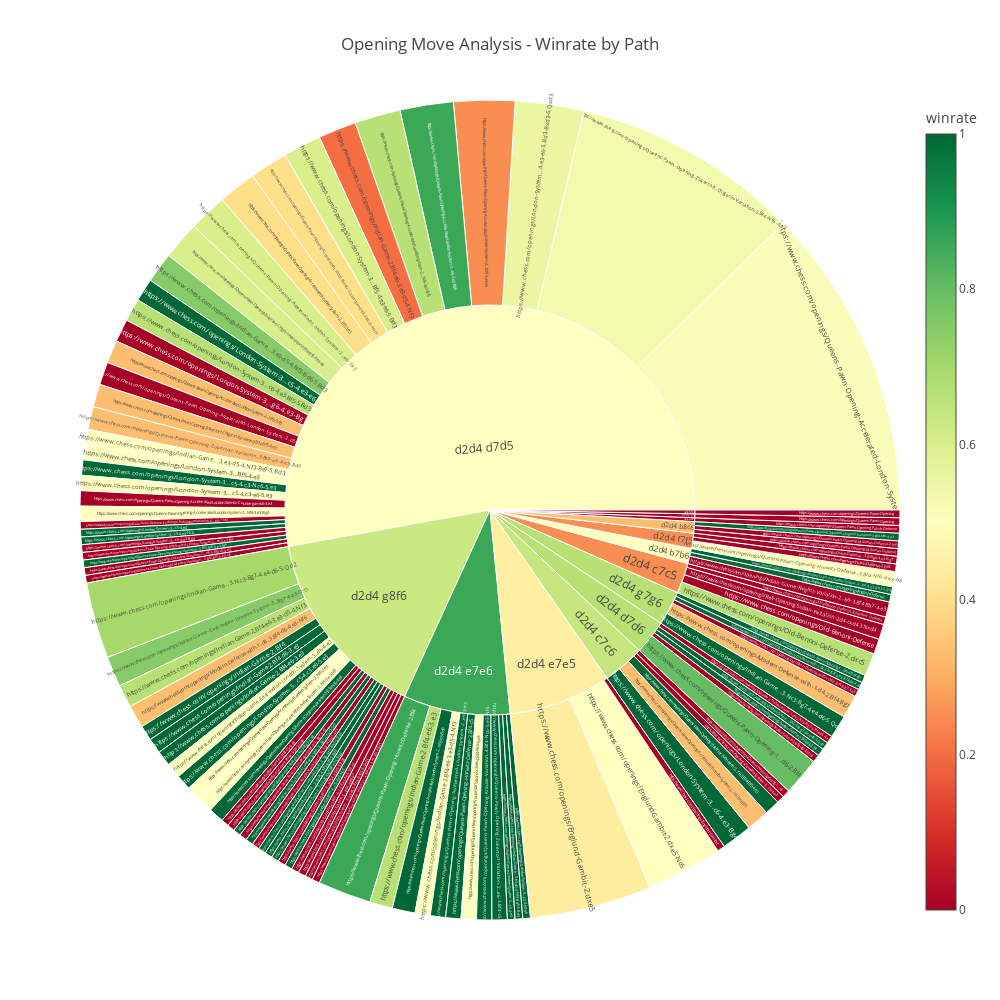

Notebook source saved alongside this figure:
### Code cell
import pandas as pd
import plotly.express as px
import plotly.graph_objects as go
import numpy as np
from pathlib import Path
from config import get_plot_config, get_section_config
from data_processing import get_raw_data, get_players_aggregates, get_player_metric_values, get_summary_kpis, calculate_win_loss_draw

import streamlit as st
st.cache_data.clear()
raw_data = get_raw_data()

df = (
    raw_data.groupby(
        ["opener_2_moves", "opener_4_moves", "opener_6_moves"] #, "opener_8_moves"]
    )
    .agg(
        total_games=("playing_result", "count"),
        wins=("playing_result", lambda x: (x == "Win").sum())
    )
    .reset_index()
)

# Compute winrate
df = df[df['total_games'] > 0]
df["winrate"] = df["wins"] / df["total_games"]

# Sunburst chart
fig = px.sunburst(
    df,
    path=["opener_2_moves", "opener_4_moves", "opener_6_moves"],
    values="total_games",
    color="winrate",
    color_continuous_scale="RdYlGn",
    color_continuous_midpoint=0.5,
    range_color=[0, 1],
    title="Opening Move Analysis - Winrate by Path",
    hover_data={"total_games": True, "winrate": ":.2%"},
)

# Show in notebook
fig.update_layout(width=1000, height=1000)
fig.show()

### Figure 1 — Plotly figure (JSON) as saved in the notebook; plotly's stock layout.template omitted (floating-point values rounded to 4 significant figures; data arrays with more than 128 entries replaced by an {"elided": "..."} marker saying what was removed)
{"data": [{"branchvalues": "total", "customdata": {"elided": "121x2 float values"}, "domain": {"x": [0, 1], "y": [0, 1]}, "hovertemplate": "labels=%{label}<br>total_games=%{customdata[0]}<br>parent=%{parent}<br>id=%{id}<br>winrate=%{color:.2%}<extra></extra>", "ids": ["d2d4 b7b5/https://www.chess.com/openings/Queens-Pawn-Opening-Polish-Defense", "d2d4 b7b6/https://www.chess.com/openings/English-Defense", "d2d4 b7b6/https://www.chess.com/openings/Indian-Game-Knights-Variation-2...b6-3.Bf4-Bb7-4.e3", "d2d4 b7b6/https://www.chess.com/openings/Indian-Game-London-System-3...b6-4.e3-Bb7-5.Bd3", "d2d4 b8c6/https://www.chess.com/openings/Queens-Pawn-Opening-Mikenas-Defense", "d2d4 b8c6/https://www.chess.com/openings/Queens-Pawn-Opening-Mikenas-Defense-2.Nf3", "d2d4 b8c6/https://www.chess.com/openings/Queens-Pawn-Opening-Zukertort-Chigorin-Variation-3.Bf4-Nf6-4.e3", "d2d4 c7c5/https://www.chess.com/openings/Old-Benoni-Defense", "d2d4 c7c5/https://www.chess.com/openings/Old-Benoni-Defense-2.dxc5", "d2d4 c7c5/https://www.chess.com/openings/Old-Benoni-Defense-Schlenker-Defense", "d2d4 c7c5/https://www.chess.com/openings/Reti-Opening-Sicilian-Invitation-2.d4-cxd4-3.Nxd4", "d2d4 c7c6/https://www.chess.com/openings/London-System-3...c6-4.e3", "d2d4 c7c6/https://www.chess.com/openings/London-System-3...c6-4.e3-Bg4", "d2d4 c7c6/https://www.chess.com/openings/Queens-Pawn-Opening-1...c6", "d2d4 c7c6/https://www.chess.com/openings/Queens-Pawn-Opening-Accelerated-London-System-2...c6-3.e3-Bf5", "d2d4 c7c6/https://www.chess.com/openings/Queens-Pawn-Opening-Zukertort-Variation-2...c6-3.Bf4-Bf5-4.e3", "d2d4 d7d5/https://www.chess.com/openings/Caro-Kann-Defense-Exchange-Rubinstein-Variation-6...e6-7.Nf3", "d2d4 d7d5/https://www.chess.com/openings/Indian-Game-2.Bf4-e6-3.e3-d5-4.Nf3", "d2d4 d7d5/https://www.chess.com/openings/Indian-Game...3.e3-d5-4.Nf3-Bd6-5.Bd3", "d2d4 d7d5/https://www.chess.com/openings/Indian-Game...3.e3-d5-4.Nf3-Be7-5.Bd3", "d2d4 d7d5/https://www.chess.com/openings/London-System-3...Bf5-4.e3", "d2d4 d7d5/https://www.chess.com/openings/London-System-3...Bf5-4.e3-e6-5.Bd3", "d2d4 d7d5/https://www.chess.com/openings/London-System-3...c5-4.c3-Nc6-5.e3", "d2d4 d7d5/https://www.chess.com/openings/London-System-3...c5-4.c3-e6-5.e3", "d2d4 d7d5/https://www.chess.com/openings/London-System-3...c5-4.e3", "d2d4 d7d5/https://www.chess.com/openings/London-System-3...c5-4.e3-Nc6", "d2d4 d7d5/https://www.chess.com/openings/London-System-3...c5-4.e3-e6", "d2d4 d7d5/https://www.chess.com/openings/London-System-3...c6-4.e3-Bf5-5.Bd3", "d2d4 d7d5/https://www.chess.com/openings/London-System-3...c6-4.e3-Bg4", "d2d4 d7d5/https://www.chess.com/openings/London-System-3...g6-4.e3-Bg7", "d2d4 d7d5/https://www.chess.com/openings/London-System...4.e3-e6-5.Bd3-Bxd3-6.Qxd3", "d2d4 d7d5/https://www.chess.com/openings/Queens-Pawn-Opening-Accelerated-London-Steinitz-Countergambit-3.e3", "d2d4 d7d5/https://www.chess.com/openings/Queens-Pawn-Opening-Accelerated-London-Steinitz-Countergambit-3.e3-Nc6-4.Nf3", "d2d4 d7d5/https://www.chess.com/openings/Queens-Pawn-Opening-Accelerated-London-System", "d2d4 d7d5/https://www.chess.com/openings/Queens-Pawn-Opening-Accelerated-London-System-2...Bf5-3.e3", "d2d4 d7d5/https://www.chess.com/openings/Queens-Pawn-Opening-Accelerated-London-System-2...Bf5-3.e3-e6", "d2d4 d7d5/https://www.chess.com/openings/Queens-Pawn-Opening-Accelerated-London-System-2...Nf6-3.e3", "d2d4 d7d5/https://www.chess.com/openings/Queens-Pawn-Opening-Accelerated-London-System-2...Nf6-3.e3-Bf5", "d2d4 d7d5/https://www.chess.com/openings/Queens-Pawn-Opening-Accelerated-London-System-2...Nf6-3.e3-Bg4", "d2d4 d7d5/https://www.chess.com/openings/Queens-Pawn-Opening-Accelerated-London-System-2...c6-3.e3", "d2d4 d7d5/https://www.chess.com/openings/Queens-Pawn-Opening-Accelerated-London-System-2...c6-3.e3-Bf5", "d2d4 d7d5/https://www.chess.com/openings/Queens-Pawn-Opening-Accelerated-London-System-2...e6-3.e3", "d2d4 d7d5/https://www.chess.com/openings/Queens-Pawn-Opening-Accelerated-London-System-2...e6-3.e3-Bd6", "d2d4 d7d5/https://www.chess.com/openings/Queens-Pawn-Opening-Krause-Variation...4.Bf4-Nc6-5.e3-Nf6", "d2d4 d7d5/https://www.chess.com/openings/Queens-Pawn-Opening-Zukertort-Chigorin-Variation-3.Bf4-Bf5-4.e3", "d2d4 d7d5/https://www.chess.com/openings/Queens-Pawn-Opening-Zukertort-Chigorin-Variation-3.Bf4-Bf5-4.e3-e6", "d2d4 d7d5/https://www.chess.com/openings/Queens-Pawn-Opening-Zukertort-Chigorin-Variation-3.Bf4-Nf6-4.e3", "d2d4 d7d5/https://www.chess.com/openings/Queens-Pawn-Opening-Zukertort-Variation-2...e6-3.Bf4-c5-4.e3", "d2d4 d7d5/https://www.chess.com/openings/Queens-Pawn-Opening-Zukertort-Variation...3.Bf4-Bf5-4.e3-e6", "d2d4 d7d5/https://www.chess.com/openings/Queens-Pawn-Opening-Zukertort-Variation...3.Bf4-e6-4.e3-Bd6", "d2d4 d7d6/https://www.chess.com/openings/Indian-Game-2.Bf4-d6-3.Nc3", "d2d4 d7d6/https://www.chess.com/openings/Indian-Game-2.Bf4-d6-3.e3", "d2d4 d7d6/https://www.chess.com/openings/Indian-Game...3.Nc3-Bg7-4.e4-d6-5.Qd2", "d2d4 d7d6/https://www.chess.com/openings/Modern-Defense-with-1-d4-2.Nf3-Bg7-3.Bf4-d6-4.e3", "d2d4 d7d6/https://www.chess.com/openings/Queens-Pawn-Opening-1...d6-2.Bf4", "d2d4 e7e5/https://www.chess.com/openings/Englund-Gambit", "d2d4 e7e5/https://www.chess.com/openings/Englund-Gambit-2.dxe5", "d2d4 e7e5/https://www.chess.com/openings/Englund-Gambit-2.dxe5-Nc6", "d2d4 e7e6/https://www.chess.com/openings/Indian-Game-2.Bf4-e6-3.e3", "d2d4 e7e6/https://www.chess.com/openings/Indian-Game-2.Bf4-e6-3.e3-d5-4.Nf3", "d2d4 e7e6/https://www.chess.com/openings/Indian-Game-London-System-3...c5-4.e3", "d2d4 e7e6/https://www.chess.com/openings/Indian-Game...3.e3-d5-4.Nf3-Bd6-5.Bd3", "d2d4 e7e6/https://www.chess.com/openings/London-System-3...c5-4.e3-e6", "d2d4 e7e6/https://www.chess.com/openings/Queens-Pawn-Opening-Accelerated-London-System-2...e6-3.e3", "d2d4 e7e6/https://www.chess.com/openings/Queens-Pawn-Opening-Accelerated-London-System-2...e6-3.e3-Bd6", "d2d4 e7e6/https://www.chess.com/openings/Queens-Pawn-Opening-Horwitz-Defense-2.Bf4", "d2d4 e7e6/https://www.chess.com/openings/Queens-Pawn-Opening-Horwitz-Defense-2.Bf4-c5", "d2d4 e7e6/https://www.chess.com/openings/Queens-Pawn-Opening-Krause-Variation-3.c3-e6-4.Bf4-Nc6-5.e3", "d2d4 e7e6/https://www.chess.com/openings/Queens-Pawn-Opening-Krause-Variation...4.Bf4-Nc6-5.e3-Nf6", "d2d4 e7e6/https://www.chess.com/openings/Queens-Pawn-Opening-Zukertort-Variation-2...e6-3.Bf4-c5-4.e3", "d2d4 f7f5/https://www.chess.com/openings/Dutch-Defense-2.Bf4", "d2d4 f7f5/https://www.chess.com/openings/Dutch-Defense...3.Bf4-g6-4.e3-Bg7", "d2d4 f7f5/https://www.chess.com/openings/Queens-Pawn-Opening-Horwitz-Defense...3.Bf4-Nf6-4.e3-b6", "d2d4 f7f6/https://www.chess.com/openings/Queens-Pawn-Opening", "d2d4 g7g6/https://www.chess.com/openings/Indian-Game...3.Nc3-Bg7-4.e4-d6-5.Qd2", "d2d4 g7g6/https://www.chess.com/openings/Modern-Defense-with-1-d4-2.Bf4-Bg7", "d2d4 g7g6/https://www.chess.com/openings/Modern-Defense-with-1-d4-2.Bf4-Bg7-3.e3", "d2d4 g7g6/https://www.chess.com/openings/Modern-Defense-with-1-d4-2.Nf3-Bg7-3.Bf4-d6-4.e3", "d2d4 g7g6/https://www.chess.com/openings/Queens-Pawn-Opening-1...d6-2.Bf4-g6", "d2d4 g8f6/https://www.chess.com/openings/Indian-Game-2.Bf4", "d2d4 g8f6/https://www.chess.com/openings/Indian-Game-2.Bf4-c5-3.e3", "d2d4 g8f6/https://www.chess.com/openings/Indian-Game-2.Bf4-c5-3.e3-Qb6", "d2d4 g8f6/https://www.chess.com/openings/Indian-Game-2.Bf4-d6-3.e3", "d2d4 g8f6/https://www.chess.com/openings/Indian-Game-2.Bf4-e6-3.e3", "d2d4 g8f6/https://www.chess.com/openings/Indian-Game-2.Bf4-e6-3.e3-d5-4.Nf3", "d2d4 g8f6/https://www.chess.com/openings/Indian-Game-2.Bf4-g6-3.Nc3-Bg7-4.e4", "d2d4 g8f6/https://www.chess.com/openings/Indian-Game-East-Indian-London-System-3...Bg7-4.e3", "d2d4 g8f6/https://www.chess.com/openings/Indian-Game-East-Indian-London-System-3...Bg7-4.e3-O-O", "d2d4 g8f6/https://www.chess.com/openings/Indian-Game-East-Indian-London-System-3...Bg7-4.e3-c5-5.c3", "d2d4 g8f6/https://www.chess.com/openings/Indian-Game-East-Indian-London-System-3...d6-4.e3", "d2d4 g8f6/https://www.chess.com/openings/Indian-Game-Knights-Variation-2...b6-3.Bf4-Bb7-4.e3", "d2d4 g8f6/https://www.chess.com/openings/Indian-Game-London-System-3...b6-4.e3-Bb7-5.Bd3", "d2d4 g8f6/https://www.chess.com/openings/Indian-Game...3.Nc3-Bg7-4.e4-d6-5.Qd2", "d2d4 g8f6/https://www.chess.com/openings/Indian-Game...3.e3-d5-4.Nf3-Bd6-5.Bd3", "d2d4 g8f6/https://www.chess.com/openings/Indian-Game...3.e3-d5-4.Nf3-Be7-5.Bd3", "d2d4 g8f6/https://www.chess.com/openings/London-System-3...Bf5-4.e3-e6-5.Bd3", "d2d4 g8f6/https://www.chess.com/openings/London-System-3...c5-4.c3-e6-5.e3", "d2d4 g8f6/https://www.chess.com/openings/London-System-3...c5-4.e3-Nc6", "d2d4 g8f6/https://www.chess.com/openings/London-System-3...c5-4.e3-Nc6-5.Be2", "d2d4 g8f6/https://www.chess.com/openings/London-System-3...g6-4.e3-Bg7", "d2d4 g8f6/https://www.chess.com/openings/London-System...4.e3-e6-5.Bd3-Bxd3-6.Qxd3", "d2d4 g8f6/https://www.chess.com/openings/Modern-Defense-with-1-d4...3.Bf4-d6-4.e3-Nf6", "d2d4 g8f6/https://www.chess.com/openings/Queens-Pawn-Opening-Accelerated-London-System-2...Nf6-3.e3", "d2d4 g8f6/https://www.chess.com/openings/Queens-Pawn-Opening-Accelerated-London-System-2...Nf6-3.e3-Bf5", "d2d4 g8f6/https://www.chess.com/openings/Queens-Pawn-Opening-Krause-Variation...4.Bf4-Nc6-5.e3-Nf6-6.Bd3", "d2d4 g8f6/https://www.chess.com/openings/Queens-Pawn-Opening-Zukertort-Chigorin-Variation-3.Bf4-Nf6-4.e3", "d2d4 h7h6/https://www.chess.com/openings/Queens-Pawn-Opening", "d2d4 b7b5", "d2d4 b7b6", "d2d4 b8c6", "d2d4 c7c5", "d2d4 c7c6", "d2d4 d7d5", "d2d4 d7d6", "d2d4 e7e5", "d2d4 e7e6", "d2d4 f7f5", "d2d4 f7f6", "d2d4 g7g6", "d2d4 g8f6", "d2d4 h7h6"], "labels": ["https://www.chess.com/openings/Queens-Pawn-Opening-Polish-Defense", "https://www.chess.com/openings/English-Defense", "https://www.chess.com/openings/Indian-Game-Knights-Variation-2...b6-3.Bf4-Bb7-4.e3", "https://www.chess.com/openings/Indian-Game-London-System-3...b6-4.e3-Bb7-5.Bd3", "https://www.chess.com/openings/Queens-Pawn-Opening-Mikenas-Defense", "https://www.chess.com/openings/Queens-Pawn-Opening-Mikenas-Defense-2.Nf3", "https://www.chess.com/openings/Queens-Pawn-Opening-Zukertort-Chigorin-Variation-3.Bf4-Nf6-4.e3", "https://www.chess.com/openings/Old-Benoni-Defense", "https://www.chess.com/openings/Old-Benoni-Defense-2.dxc5", "https://www.chess.com/openings/Old-Benoni-Defense-Schlenker-Defense", "https://www.chess.com/openings/Reti-Opening-Sicilian-Invitation-2.d4-cxd4-3.Nxd4", "https://www.chess.com/openings/London-System-3...c6-4.e3", "https://www.chess.com/openings/London-System-3...c6-4.e3-Bg4", "https://www.chess.com/openings/Queens-Pawn-Opening-1...c6", "https://www.chess.com/openings/Queens-Pawn-Opening-Accelerated-London-System-2...c6-3.e3-Bf5", "https://www.chess.com/openings/Queens-Pawn-Opening-Zukertort-Variation-2...c6-3.Bf4-Bf5-4.e3", "https://www.chess.com/openings/Caro-Kann-Defense-Exchange-Rubinstein-Variation-6...e6-7.Nf3", "https://www.chess.com/openings/Indian-Game-2.Bf4-e6-3.e3-d5-4.Nf3", "https://www.chess.com/openings/Indian-Game...3.e3-d5-4.Nf3-Bd6-5.Bd3", "https://www.chess.com/openings/Indian-Game...3.e3-d5-4.Nf3-Be7-5.Bd3", "https://www.chess.com/openings/London-System-3...Bf5-4.e3", "https://www.chess.com/openings/London-System-3...Bf5-4.e3-e6-5.Bd3", "https://www.chess.com/openings/London-System-3...c5-4.c3-Nc6-5.e3", "https://www.chess.com/openings/London-System-3...c5-4.c3-e6-5.e3", "https://www.chess.com/openings/London-System-3...c5-4.e3", "https://www.chess.com/openings/London-System-3...c5-4.e3-Nc6", "https://www.chess.com/openings/London-System-3...c5-4.e3-e6", "https://www.chess.com/openings/London-System-3...c6-4.e3-Bf5-5.Bd3", "https://www.chess.com/openings/London-System-3...c6-4.e3-Bg4", "https://www.chess.com/openings/London-System-3...g6-4.e3-Bg7", "https://www.chess.com/openings/London-System...4.e3-e6-5.Bd3-Bxd3-6.Qxd3", "https://www.chess.com/openings/Queens-Pawn-Opening-Accelerated-London-Steinitz-Countergambit-3.e3", "https://www.chess.com/openings/Queens-Pawn-Opening-Accelerated-London-Steinitz-Countergambit-3.e3-Nc6-4.Nf3", "https://www.chess.com/openings/Queens-Pawn-Opening-Accelerated-London-System", "https://www.chess.com/openings/Queens-Pawn-Opening-Accelerated-London-System-2...Bf5-3.e3", "https://www.chess.com/openings/Queens-Pawn-Opening-Accelerated-London-System-2...Bf5-3.e3-e6", "https://www.chess.com/openings/Queens-Pawn-Opening-Accelerated-London-System-2...Nf6-3.e3", "https://www.chess.com/openings/Queens-Pawn-Opening-Accelerated-London-System-2...Nf6-3.e3-Bf5", "https://www.chess.com/openings/Queens-Pawn-Opening-Accelerated-London-System-2...Nf6-3.e3-Bg4", "https://www.chess.com/openings/Queens-Pawn-Opening-Accelerated-London-System-2...c6-3.e3", "https://www.chess.com/openings/Queens-Pawn-Opening-Accelerated-London-System-2...c6-3.e3-Bf5", "https://www.chess.com/openings/Queens-Pawn-Opening-Accelerated-London-System-2...e6-3.e3", "https://www.chess.com/openings/Queens-Pawn-Opening-Accelerated-London-System-2...e6-3.e3-Bd6", "https://www.chess.com/openings/Queens-Pawn-Opening-Krause-Variation...4.Bf4-Nc6-5.e3-Nf6", "https://www.chess.com/openings/Queens-Pawn-Opening-Zukertort-Chigorin-Variation-3.Bf4-Bf5-4.e3", "https://www.chess.com/openings/Queens-Pawn-Opening-Zukertort-Chigorin-Variation-3.Bf4-Bf5-4.e3-e6", "https://www.chess.com/openings/Queens-Pawn-Opening-Zukertort-Chigorin-Variation-3.Bf4-Nf6-4.e3", "https://www.chess.com/openings/Queens-Pawn-Opening-Zukertort-Variation-2...e6-3.Bf4-c5-4.e3", "https://www.chess.com/openings/Queens-Pawn-Opening-Zukertort-Variation...3.Bf4-Bf5-4.e3-e6", "https://www.chess.com/openings/Queens-Pawn-Opening-Zukertort-Variation...3.Bf4-e6-4.e3-Bd6", "https://www.chess.com/openings/Indian-Game-2.Bf4-d6-3.Nc3", "https://www.chess.com/openings/Indian-Game-2.Bf4-d6-3.e3", "https://www.chess.com/openings/Indian-Game...3.Nc3-Bg7-4.e4-d6-5.Qd2", "https://www.chess.com/openings/Modern-Defense-with-1-d4-2.Nf3-Bg7-3.Bf4-d6-4.e3", "https://www.chess.com/openings/Queens-Pawn-Opening-1...d6-2.Bf4", "https://www.chess.com/openings/Englund-Gambit", "https://www.chess.com/openings/Englund-Gambit-2.dxe5", "https://www.chess.com/openings/Englund-Gambit-2.dxe5-Nc6", "https://www.chess.com/openings/Indian-Game-2.Bf4-e6-3.e3", "https://www.chess.com/openings/Indian-Game-2.Bf4-e6-3.e3-d5-4.Nf3", "https://www.chess.com/openings/Indian-Game-London-System-3...c5-4.e3", "https://www.chess.com/openings/Indian-Game...3.e3-d5-4.Nf3-Bd6-5.Bd3", "https://www.chess.com/openings/London-System-3...c5-4.e3-e6", "https://www.chess.com/openings/Queens-Pawn-Opening-Accelerated-London-System-2...e6-3.e3", "https://www.chess.com/openings/Queens-Pawn-Opening-Accelerated-London-System-2...e6-3.e3-Bd6", "https://www.chess.com/openings/Queens-Pawn-Opening-Horwitz-Defense-2.Bf4", "https://www.chess.com/openings/Queens-Pawn-Opening-Horwitz-Defense-2.Bf4-c5", "https://www.chess.com/openings/Queens-Pawn-Opening-Krause-Variation-3.c3-e6-4.Bf4-Nc6-5.e3", "https://www.chess.com/openings/Queens-Pawn-Opening-Krause-Variation...4.Bf4-Nc6-5.e3-Nf6", "https://www.chess.com/openings/Queens-Pawn-Opening-Zukertort-Variation-2...e6-3.Bf4-c5-4.e3", "https://www.chess.com/openings/Dutch-Defense-2.Bf4", "https://www.chess.com/openings/Dutch-Defense...3.Bf4-g6-4.e3-Bg7", "https://www.chess.com/openings/Queens-Pawn-Opening-Horwitz-Defense...3.Bf4-Nf6-4.e3-b6", "https://www.chess.com/openings/Queens-Pawn-Opening", "https://www.chess.com/openings/Indian-Game...3.Nc3-Bg7-4.e4-d6-5.Qd2", "https://www.chess.com/openings/Modern-Defense-with-1-d4-2.Bf4-Bg7", "https://www.chess.com/openings/Modern-Defense-with-1-d4-2.Bf4-Bg7-3.e3", "https://www.chess.com/openings/Modern-Defense-with-1-d4-2.Nf3-Bg7-3.Bf4-d6-4.e3", "https://www.chess.com/openings/Queens-Pawn-Opening-1...d6-2.Bf4-g6", "https://www.chess.com/openings/Indian-Game-2.Bf4", "https://www.chess.com/openings/Indian-Game-2.Bf4-c5-3.e3", "https://www.chess.com/openings/Indian-Game-2.Bf4-c5-3.e3-Qb6", "https://www.chess.com/openings/Indian-Game-2.Bf4-d6-3.e3", "https://www.chess.com/openings/Indian-Game-2.Bf4-e6-3.e3", "https://www.chess.com/openings/Indian-Game-2.Bf4-e6-3.e3-d5-4.Nf3", "https://www.chess.com/openings/Indian-Game-2.Bf4-g6-3.Nc3-Bg7-4.e4", "https://www.chess.com/openings/Indian-Game-East-Indian-London-System-3...Bg7-4.e3", "https://www.chess.com/openings/Indian-Game-East-Indian-London-System-3...Bg7-4.e3-O-O", "https://www.chess.com/openings/Indian-Game-East-Indian-London-System-3...Bg7-4.e3-c5-5.c3", "https://www.chess.com/openings/Indian-Game-East-Indian-London-System-3...d6-4.e3", "https://www.chess.com/openings/Indian-Game-Knights-Variation-2...b6-3.Bf4-Bb7-4.e3", "https://www.chess.com/openings/Indian-Game-London-System-3...b6-4.e3-Bb7-5.Bd3", "https://www.chess.com/openings/Indian-Game...3.Nc3-Bg7-4.e4-d6-5.Qd2", "https://www.chess.com/openings/Indian-Game...3.e3-d5-4.Nf3-Bd6-5.Bd3", "https://www.chess.com/openings/Indian-Game...3.e3-d5-4.Nf3-Be7-5.Bd3", "https://www.chess.com/openings/London-System-3...Bf5-4.e3-e6-5.Bd3", "https://www.chess.com/openings/London-System-3...c5-4.c3-e6-5.e3", "https://www.chess.com/openings/London-System-3...c5-4.e3-Nc6", "https://www.chess.com/openings/London-System-3...c5-4.e3-Nc6-5.Be2", "https://www.chess.com/openings/London-System-3...g6-4.e3-Bg7", "https://www.chess.com/openings/London-System...4.e3-e6-5.Bd3-Bxd3-6.Qxd3", "https://www.chess.com/openings/Modern-Defense-with-1-d4...3.Bf4-d6-4.e3-Nf6", "https://www.chess.com/openings/Queens-Pawn-Opening-Accelerated-London-System-2...Nf6-3.e3", "https://www.chess.com/openings/Queens-Pawn-Opening-Accelerated-London-System-2...Nf6-3.e3-Bf5", "https://www.chess.com/openings/Queens-Pawn-Opening-Krause-Variation...4.Bf4-Nc6-5.e3-Nf6-6.Bd3", "https://www.chess.com/openings/Queens-Pawn-Opening-Zukertort-Chigorin-Variation-3.Bf4-Nf6-4.e3", "https://www.chess.com/openings/Queens-Pawn-Opening", "d2d4 b7b5", "d2d4 b7b6", "d2d4 b8c6", "d2d4 c7c5", "d2d4 c7c6", "d2d4 d7d5", "d2d4 d7d6", "d2d4 e7e5", "d2d4 e7e6", "d2d4 f7f5", "d2d4 f7f6", "d2d4 g7g6", "d2d4 g8f6", "d2d4 h7h6"], "marker": {"coloraxis": "coloraxis", "colors": [0.0, 1.0, 0.0, 1.0, 0.0, 0.0, 1.0, 0.0, 0.6667, 0.0, 0.0, 0.0, 1.0, 0.0, 0.3333, 1.0, 0.0, 0.2, 0.75, 0.5, 0.5, 0.6, 1.0, 0.5, 1.0, 1.0, 1.0, 0.6667, 0.0, 0.0, 0.5556, 0.0, 0.4, 0.5122, 0.4, 0.25, 0.3333, 0.6667, 0.5, 0.0, 0.0, 0.6, 0.8571, 1.0, 0.3333, 0.6, 0.5333, 0.0, 0.0, 0.3333, 0.0, 1.0, 1.0, 0.0, 0.8, 0.0, 0.4375, 0.5, 0.6667, 0.5, 1.0, 1.0, 1.0, 1.0, 1.0, 0.8571, 1.0, 0.5, 1.0, 1.0, 0.0, 0.0, 0.5, 0.0, 1.0, 0.3333, 0.0, 1.0, 1.0, 1.0, 0.0, 0.0, 1.0, 1.0, 0.6667, 1.0, 0.0, 0.75, 1.0, 0.5, 0.0, 1.0, 0.7, 1.0, 1.0, 0.0, 1.0, 1.0, 0.0, 0.0, 0.0, 0.3333, 0.5, 0.5, 0.0, 1.0, 0.0, 0.0, 0.5, 0.3333, 0.25, 0.6364, 0.5, 0.6667, 0.4444, 0.8571, 0.25, 0.0, 0.6667, 0.6275, 0.0]}, "name": "", "parents": ["d2d4 b7b5", "d2d4 b7b6", "d2d4 b7b6", "d2d4 b7b6", "d2d4 b8c6", "d2d4 b8c6", "d2d4 b8c6", "d2d4 c7c5", "d2d4 c7c5", "d2d4 c7c5", "d2d4 c7c5", "d2d4 c7c6", "d2d4 c7c6", "d2d4 c7c6", "d2d4 c7c6", "d2d4 c7c6", "d2d4 d7d5", "d2d4 d7d5", "d2d4 d7d5", "d2d4 d7d5", "d2d4 d7d5", "d2d4 d7d5", "d2d4 d7d5", "d2d4 d7d5", "d2d4 d7d5", "d2d4 d7d5", "d2d4 d7d5", "d2d4 d7d5", "d2d4 d7d5", "d2d4 d7d5", "d2d4 d7d5", "d2d4 d7d5", "d2d4 d7d5", "d2d4 d7d5", "d2d4 d7d5", "d2d4 d7d5", "d2d4 d7d5", "d2d4 d7d5", "d2d4 d7d5", "d2d4 d7d5", "d2d4 d7d5", "d2d4 d7d5", "d2d4 d7d5", "d2d4 d7d5", "d2d4 d7d5", "d2d4 d7d5", "d2d4 d7d5", "d2d4 d7d5", "d2d4 d7d5", "d2d4 d7d5", "d2d4 d7d6", "d2d4 d7d6", "d2d4 d7d6", "d2d4 d7d6", "d2d4 d7d6", "d2d4 e7e5", "d2d4 e7e5", "d2d4 e7e5", "d2d4 e7e6", "d2d4 e7e6", "d2d4 e7e6", "d2d4 e7e6", "d2d4 e7e6", "d2d4 e7e6", "d2d4 e7e6", "d2d4 e7e6", "d2d4 e7e6", "d2d4 e7e6", "d2d4 e7e6", "d2d4 e7e6", "d2d4 f7f5", "d2d4 f7f5", "d2d4 f7f5", "d2d4 f7f6", "d2d4 g7g6", "d2d4 g7g6", "d2d4 g7g6", "d2d4 g7g6", "d2d4 g7g6", "d2d4 g8f6", "d2d4 g8f6", "d2d4 g8f6", "d2d4 g8f6", "d2d4 g8f6", "d2d4 g8f6", "d2d4 g8f6", "d2d4 g8f6", "d2d4 g8f6", "d2d4 g8f6", "d2d4 g8f6", "d2d4 g8f6", "d2d4 g8f6", "d2d4 g8f6", "d2d4 g8f6", "d2d4 g8f6", "d2d4 g8f6", "d2d4 g8f6", "d2d4 g8f6", "d2d4 g8f6", "d2d4 g8f6", "d2d4 g8f6", "d2d4 g8f6", "d2d4 g8f6", "d2d4 g8f6", "d2d4 g8f6", "d2d4 g8f6", "d2d4 h7h6", "", "", "", "", "", "", "", "", "", "", "", "", "", ""], "type": "sunburst", "values": [1.0, 1.0, 2.0, 1.0, 1.0, 1.0, 1.0, 2.0, 3.0, 1.0, 2.0, 1.0, 4.0, 1.0, 3.0, 2.0, 1.0, 5.0, 4.0, 2.0, 2.0, 5.0, 2.0, 2.0, 1.0, 1.0, 3.0, 3.0, 1.0, 3.0, 9.0, 2.0, 5.0, 41.0, 5.0, 8.0, 3.0, 6.0, 2.0, 3.0, 1.0, 5.0, 7.0, 1.0, 3.0, 5.0, 30.0, 1.0, 1.0, 3.0, 1.0, 1.0, 1.0, 1.0, 5.0, 1.0, 16.0, 10.0, 3.0, 2.0, 1.0, 1.0, 1.0, 2.0, 3.0, 7.0, 2.0, 2.0, 2.0, 2.0, 1.0, 1.0, 2.0, 1.0, 3.0, 3.0, 1.0, 1.0, 1.0, 2.0, 1.0, 1.0, 2.0, 2.0, 3.0, 1.0, 1.0, 4.0, 1.0, 2.0, 1.0, 1.0, 10.0, 1.0, 1.0, 1.0, 2.0, 1.0, 1.0, 1.0, 1.0, 3.0, 2.0, 2.0, 1.0, 2.0, 1.0, 1.0, 4.0, 3.0, 8.0, 11.0, 176.0, 9.0, 27.0, 28.0, 4.0, 1.0, 9.0, 51.0, 1.0]}], "layout": {"coloraxis": {"cmax": 1, "cmid": 0.5, "cmin": 0, "colorbar": {"title": {"text": "winrate"}}, "colorscale": [[0, "rgb(165,0,38)"], [0.1, "rgb(215,48,39)"], [0.2, "rgb(244,109,67)"], [0.3, "rgb(253,174,97)"], [0.4, "rgb(254,224,139)"], [0.5, "rgb(255,255,191)"], [0.6, "rgb(217,239,139)"], [0.7, "rgb(166,217,106)"], [0.8, "rgb(102,189,99)"], [0.9, "rgb(26,152,80)"], [1, "rgb(0,104,55)"]]}, "height": 1000, "legend": {"tracegroupgap": 0}, "title": {"text": "Opening Move Analysis - Winrate by Path"}, "width": 1000}}
